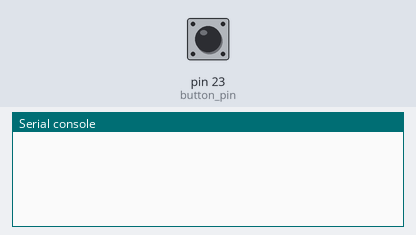
Bench run of a program on a simulated MicroPython board. Parts: the last lines printed to the serial console. Inputs (shaded band) come from the test bench; at power-on: pin 23 (button_pin) HIGH. No radio messages arrive unless stated (any console line starting 'radio sent:' is added by the test bench).

Above: at 1.2 s.
1.3 s: pin 23 (button_pin) pulled LOW for 0.15 s
At 1.43 s:
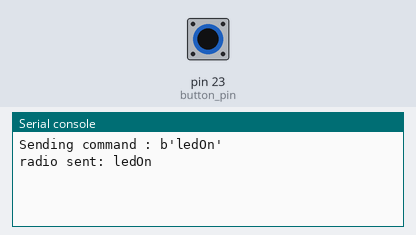
At 2.8 s:
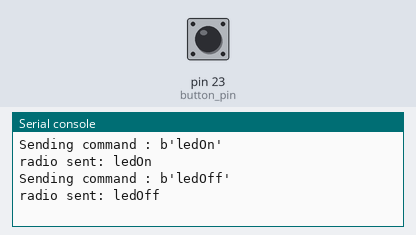

The program:

Emisor.py
```python
import network
from machine import Pin
import espnow
import utime


sta = network.WLAN(network.STA_IF)
sta.active(True)
sta.disconnect()


EN = espnow.ESPNow()
EN.active(True)

mac_emisor= b'Direccion Mac del ESP receptor'
EN.add_peer(mac_emisor)

button_pin = Pin(23, Pin.IN, Pin.PULL_UP)


last_button_state=1
debounce_delay=50

while True:

    current_button_state =button_pin.value()

    if current_button_state!=last_button_state:
        if current_button_state == 0:
            message = b'ledOn'
            print(f"Sending command : {message}")
            EN.send(message)
        else:
            message = b'ledOff'
            print(f"Sending command : {message}")
            EN.send(message)

    last_button_state = current_button_state
```

Measured:
- after the input at 1.3 s, the serial console: prints a new line at once (image 1)
